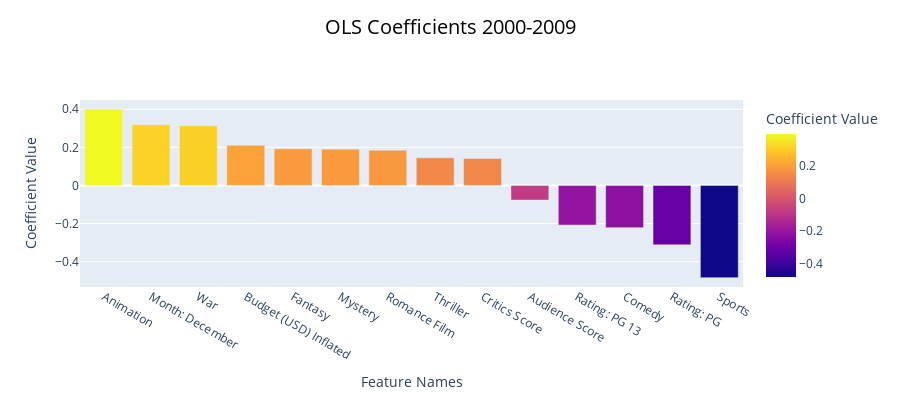

This figure's notebook cell:
### Code cell
plot_feature_coefficients(feature_stats_pre_2010, "OLS Coefficients 2000-2009", "../_includes/OLS_features_pre_2010.html")

### Figure 1 — Plotly figure (JSON) as saved in the notebook; plotly's stock layout.template omitted (floating-point values rounded to 4 significant figures)
{"data": [{"alignmentgroup": "True", "customdata": [[0.1439, 2.776, 0.005585], [0.116, 2.748, 0.006087], [0.1285, 2.442, 0.01476], [0.03813, 5.524, 4.069e-08], [0.08572, 2.242, 0.02514], [0.09282, 2.051, 0.04046], [0.06292, 2.943, 0.003316], [0.07217, 2.013, 0.04435], [0.03425, 4.132, 3.853e-05], [0.03469, -2.215, 0.02692], [0.05951, -3.496, 0.0004892], [0.05977, -3.709, 0.0002178], [0.09722, -3.207, 0.001377], [0.1063, -4.552, 5.854e-06]], "hovertemplate": "Feature Names=%{x}<br>Coefficient Value=%{marker.color}<br>Std_Error=%{customdata[0]}<br>t_value=%{customdata[1]}<br>p_value=%{customdata[2]}<extra></extra>", "legendgroup": "", "marker": {"color": [0.3995, 0.3187, 0.3137, 0.2106, 0.1922, 0.1904, 0.1852, 0.1453, 0.1415, -0.07686, -0.2081, -0.2217, -0.3118, -0.4839], "coloraxis": "coloraxis", "pattern": {"shape": ""}}, "name": "", "offsetgroup": "", "orientation": "v", "showlegend": false, "textposition": "auto", "type": "bar", "x": ["Animation", "Month: December", "War", "Budget (USD) Inflated", "Fantasy", "Mystery", "Romance Film", "Thriller", "Critics Score", "Audience Score", "Rating: PG 13", "Comedy", "Rating: PG", "Sports"], "xaxis": "x", "y": [0.3995, 0.3187, 0.3137, 0.2106, 0.1922, 0.1904, 0.1852, 0.1453, 0.1415, -0.07686, -0.2081, -0.2217, -0.3118, -0.4839], "yaxis": "y"}], "layout": {"barmode": "relative", "coloraxis": {"colorbar": {"title": {"text": "Coefficient Value"}}, "colorscale": [[0, "#0d0887"], [0.1111, "#46039f"], [0.2222, "#7201a8"], [0.3333, "#9c179e"], [0.4444, "#bd3786"], [0.5556, "#d8576b"], [0.6667, "#ed7953"], [0.7778, "#fb9f3a"], [0.8889, "#fdca26"], [1, "#f0f921"]]}, "height": 400, "legend": {"tracegroupgap": 0}, "title": {"font": {"color": "black", "size": 20}, "text": "OLS Coefficients 2000-2009", "x": 0.5, "xanchor": "center", "y": 0.95, "yanchor": "top"}, "xaxis": {"anchor": "y", "domain": [0, 1], "title": {"text": "Feature Names"}}, "yaxis": {"anchor": "x", "domain": [0, 1], "title": {"text": "Coefficient Value"}}}}
